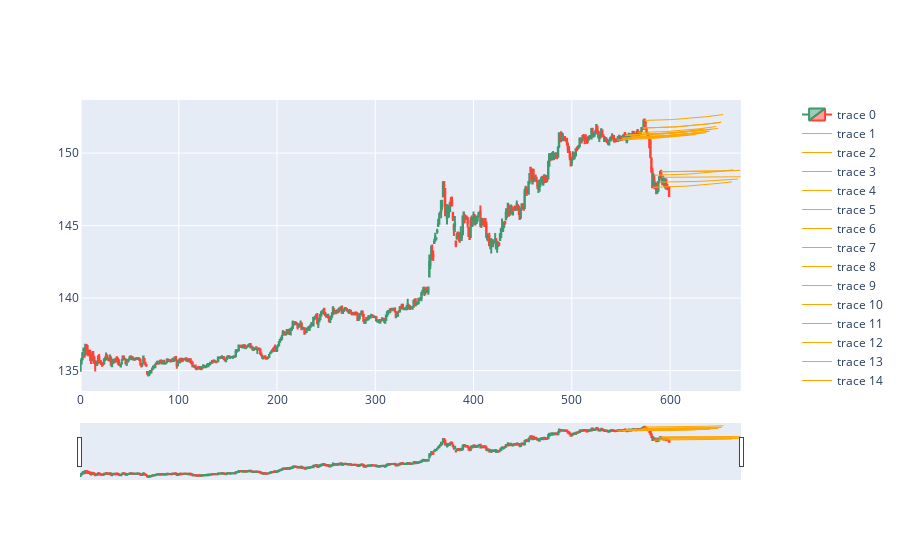

Source (notebook cell):
### Code cell
from plotly.subplots import make_subplots

start = 422

fig = make_subplots(specs=[[{"secondary_y": True}]])

# Add traces
fig.add_trace(
    go.Candlestick(
                x=hist.index,
                open=hist['Open'],
                high=hist['High'],
                low=hist['Low'],
                close=hist['Close']),
    secondary_y=False,
)

print(means)

start_points = np.random.randint(low=len(hist)-60, high=len(hist), size=20)

for point in start_points:
    feature = []
    feature.append(change(hist[point-160:point-1]["Close"].to_numpy()))
    feature.append(change(hist[point-160:point-1]["High"].to_numpy()))
    feature.append(change(hist[point-160:point-1]["Low"].to_numpy()))
    feature.append(change(hist[point-160:point-1]["Volume"].to_numpy()))
    
    raw = dataScaler.transform(np.array(feature).reshape(1,-1))
    means = model.predict(raw)
    means = labelScaler.inverse_transform(means)[0]
    
    def points(x):
        return (x**2 * means[0]) + (x * means[1]) + hist.loc[point-1]["Close"]

    
    fig.add_trace(
        go.Scatter(x=np.linspace(point,point+80), y=points(np.linspace(0,3,80)), line=dict(color='orange', width=1)),
        secondary_y=False,
    )



fig.show()
